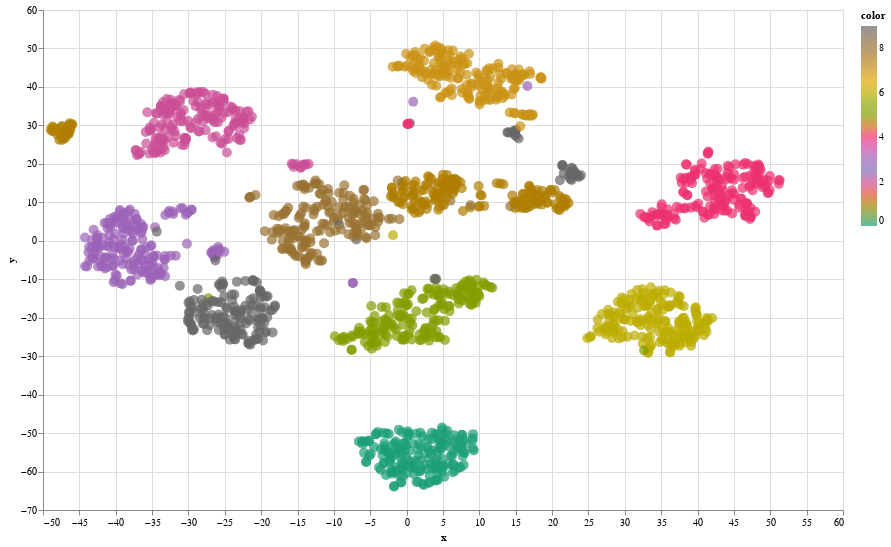

The notebook cell saved with this chart:
### Code cell
interactiveDraw(digits_points[:,0],digits_points[:,1],digits_y,digits_y,size=(800,500))

### Figure 1 — Vega-Lite specification as saved in the notebook (floating-point values rounded to 4 significant figures; data arrays with more than 128 entries replaced by an {"elided": "..."} marker saying what was removed)
{"config": {"view": {"continuousWidth": 300, "continuousHeight": 300}}, "data": {"name": "data-4330f8779b4a2fa5bfe6c92e8aa59464"}, "mark": {"type": "circle", "size": 100}, "encoding": {"color": {"field": "color", "scale": {"scheme": "dark2"}, "type": "quantitative"}, "tooltip": [{"field": "label", "type": "quantitative"}], "x": {"field": "x", "type": "quantitative"}, "y": {"field": "y", "type": "quantitative"}}, "height": 500, "params": [{"name": "param_5", "select": {"type": "interval", "encodings": ["x", "y"]}, "bind": "scales"}], "width": 800, "$schema": "https://vega.github.io/schema/vega-lite/v5.20.1.json", "datasets": {"data-4330f8779b4a2fa5bfe6c92e8aa59464": {"elided": "1797 records"}}}
